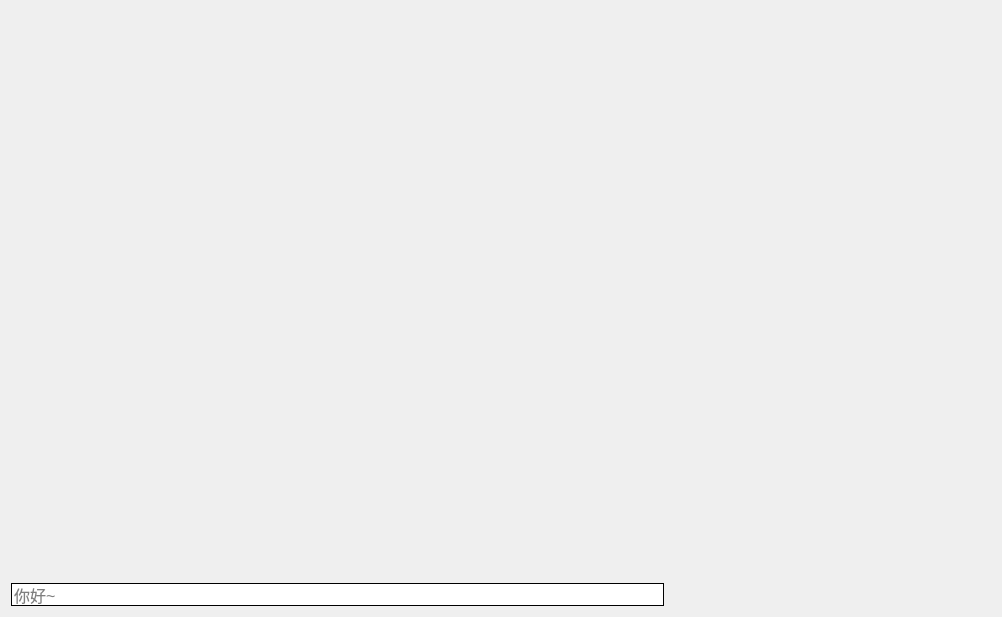
<?xml version="1.0" encoding="UTF-8"?>
<ui version="4.0">
 <class>Overlay</class>
 <widget class="QWidget" name="Overlay">
  <property name="geometry">
   <rect>
    <x>0</x>
    <y>0</y>
    <width>1002</width>
    <height>617</height>
   </rect>
  </property>
  <property name="windowTitle">
   <string>Form</string>
  </property>
  <layout class="QVBoxLayout" name="verticalLayout_2">
   <item>
    <layout class="QHBoxLayout" name="horizontalLayout_2">
     <item>
      <spacer name="horizontalSpacer">
       <property name="orientation">
        <enum>Qt::Horizontal</enum>
       </property>
       <property name="sizeHint" stdset="0">
        <size>
         <width>40</width>
         <height>20</height>
        </size>
       </property>
      </spacer>
     </item>
     <item>
      <layout class="QVBoxLayout" name="verticalLayout">
       <item>
        <spacer name="verticalSpacer">
         <property name="orientation">
          <enum>Qt::Vertical</enum>
         </property>
         <property name="sizeHint" stdset="0">
          <size>
           <width>20</width>
           <height>40</height>
          </size>
         </property>
        </spacer>
       </item>
      </layout>
     </item>
    </layout>
   </item>
   <item>
    <layout class="QHBoxLayout" name="horizontalLayout" stretch="4,2">
     <item>
      <widget class="QLineEdit" name="lineEdit">
       <property name="font">
        <font>
         <pointsize>12</pointsize>
        </font>
       </property>
       <property name="focusPolicy">
        <enum>Qt::ClickFocus</enum>
       </property>
       <property name="styleSheet">
        <string notr="true">border: 1px solid black;</string>
       </property>
       <property name="placeholderText">
        <string>你好~</string>
       </property>
      </widget>
     </item>
     <item>
      <spacer name="horizontalSpacer_2">
       <property name="orientation">
        <enum>Qt::Horizontal</enum>
       </property>
       <property name="sizeHint" stdset="0">
        <size>
         <width>40</width>
         <height>20</height>
        </size>
       </property>
      </spacer>
     </item>
    </layout>
   </item>
  </layout>
 </widget>
 <resources/>
 <connections/>
</ui>
